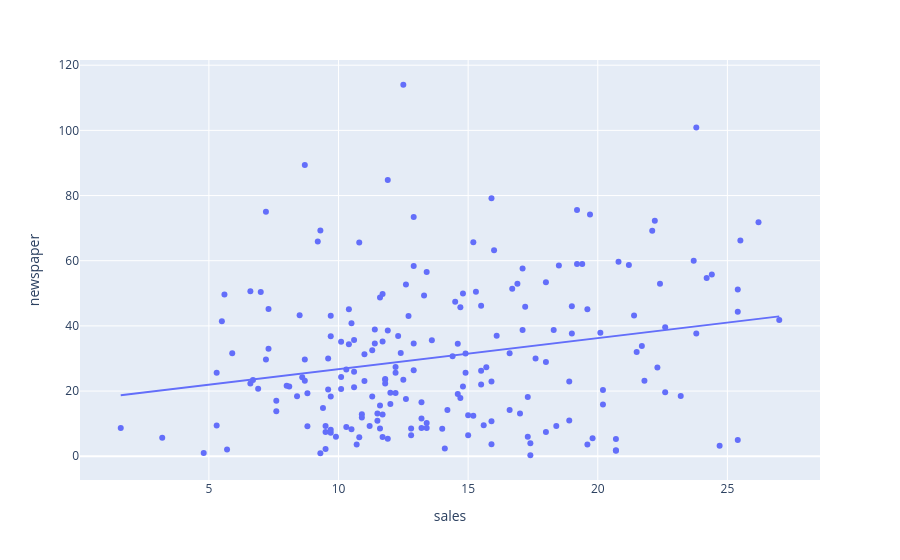

The notebook cell this image was saved under:
### Code cell
figure = px.scatter(data_frame = data, x="sales", # Changed 'Sales' to 'sales' to match the column name
                    y="newspaper", trendline="ols")
figure.show()

### Figure 1 — Plotly figure (JSON) as saved in the notebook; plotly's stock layout.template omitted (floating-point values rounded to 4 significant figures; data arrays with more than 128 entries replaced by an {"elided": "..."} marker saying what was removed)
{"data": [{"hovertemplate": "sales=%{x}<br>newspaper=%{y}<extra></extra>", "legendgroup": "", "marker": {"color": "#636efa", "symbol": "circle"}, "mode": "markers", "name": "", "orientation": "v", "showlegend": false, "type": "scatter", "x": {"elided": "200 float values"}, "xaxis": "x", "y": {"elided": "200 float values"}, "yaxis": "y"}, {"hovertemplate": "<b>OLS trendline</b><br>newspaper = 0.952962 * sales + 17.1911<br>R<sup>2</sup>=0.052120<br><br>sales=%{x}<br>newspaper=%{y} <b>(trend)</b><extra></extra>", "legendgroup": "", "marker": {"color": "#636efa", "symbol": "circle"}, "mode": "lines", "name": "", "showlegend": false, "type": "scatter", "x": {"elided": "200 float values"}, "xaxis": "x", "y": {"elided": "200 float values"}, "yaxis": "y"}], "layout": {"legend": {"tracegroupgap": 0}, "margin": {"t": 60}, "xaxis": {"anchor": "y", "domain": [0, 1], "title": {"text": "sales"}}, "yaxis": {"anchor": "x", "domain": [0, 1], "title": {"text": "newspaper"}}}}
